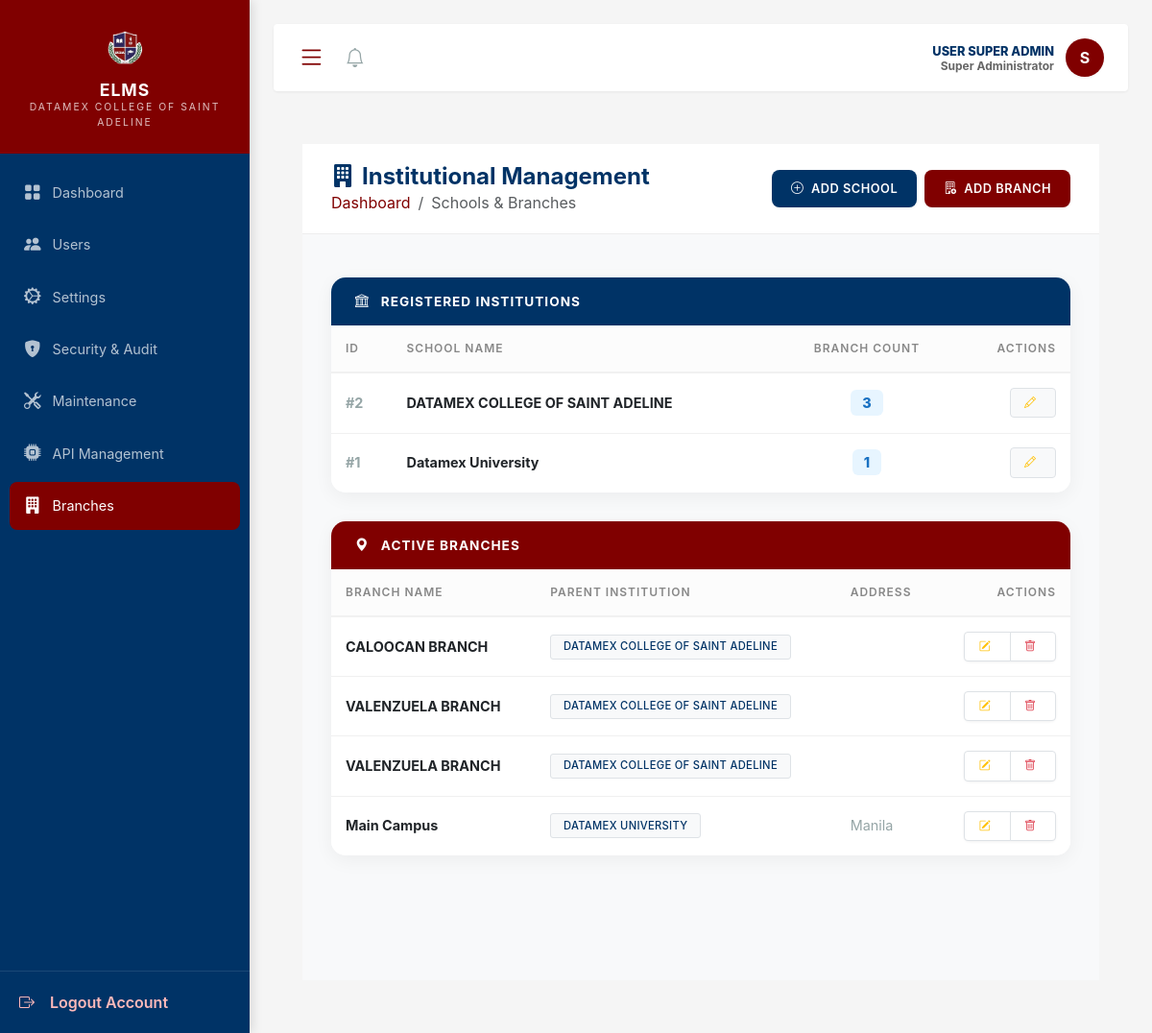
The app's page /modules/super_admin/branches.php (signed in) with its own data.
### tables this page shows
CREATE TABLE `schools` (
  `id` int(10) UNSIGNED NOT NULL,
  `name` varchar(100) NOT NULL,
  `logo` varchar(255) DEFAULT NULL
);

CREATE TABLE `branches` (
  `id` int(10) UNSIGNED NOT NULL,
  `school_id` int(10) UNSIGNED NOT NULL,
  `name` varchar(100) NOT NULL,
  `address` text DEFAULT NULL
);

### modules/super_admin/branches.php (the view, shortened to what this page needs)
<?php
require_once '../../config/init.php';
$schools_query = "
    SELECT s.id, s.name, s.logo,
           COUNT(b.id) as branch_count
    FROM schools s
    LEFT JOIN branches b ON s.id = b.school_id
    GROUP BY s.id
    ORDER BY s.name
";
$schools_result = $conn->query($schools_query);
$branches_query = "
    SELECT b.id, b.name, b.address, s.name as school_name
    FROM branches b
    INNER JOIN schools s ON b.school_id = s.id
    ORDER BY s.name, b.name
";
$branches_result = $conn->query($branches_query);
include '../../includes/header.php';
include '../../includes/sidebar.php';
?>
<div class="header-fixed-part d-flex justify-content-between align-items-center animate__animated animate__fadeInDown">
    <div>
        <h4 class="fw-bold mb-0" style="color: #003366;"><i class="bi bi-building-fill me-2"></i>Institutional Management</h4>
        <nav aria-label="breadcrumb">
            <ol class="breadcrumb mb-0 small">
                <li class="breadcrumb-item"><a href="dashboard.php" class="text-maroon text-decoration-none">Dashboard</a></li>
                <li class="breadcrumb-item active">Schools & Branches</li>
            </ol>
        </nav>
    </div>
    <div class="d-flex gap-2">
        <button class="btn btn-blue-action shadow-sm" data-bs-toggle="modal" data-bs-target="#addSchoolModal">
            <i class="bi bi-plus-circle me-1"></i> Add School
        </button>
        <button class="btn btn-maroon-action shadow-sm" data-bs-toggle="modal" data-bs-target="#addBranchModal">
            <i class="bi bi-building-add me-1"></i> Add Branch
        </button>
    </div>
</div>
<div class="body-scroll-part animate__animated animate__fadeInUp">
    <div class="mgmt-card">
        <div class="card-header-blue">
            <i class="bi bi-bank me-2"></i> Registered Institutions
        </div>
        <div class="table-responsive">
            <table class="table table-hover align-middle mb-0">
                <thead>
                    <tr>
                        <th>ID</th>
                        <th>School Name</th>
                        <th class="text-center">Branch Count</th>
                        <th class="text-end">Actions</th>
                    </tr>
                </thead>
                <tbody>
                    <?php while ($school = $schools_result->fetch_assoc()): ?>
                    <tr>
                        <td class="text-muted fw-bold">#<?php echo $school['id']; ?></td>
                        <td class="fw-bold text-dark"><?php echo htmlspecialchars($school['name']); ?></td>
                        <td class="text-center"><span class="count-badge"><?php echo $school['branch_count']; ?></span></td>
                        <td class="text-end">
                            <button class="btn btn-light btn-sm border" title="Edit School"><i class="bi bi-pencil text-warning"></i></button>
                        </td>
                    </tr>
                    <?php endwhile; ?>
                </tbody>
            </table>
        </div>
    </div>
    <div class="mgmt-card">
        <div class="card-header-maroon">
            <i class="bi bi-geo-alt-fill me-2"></i> Active Branches
        </div>
        <div class="table-responsive">
            <table class="table table-hover align-middle mb-0">
                <thead>
                    <tr>
                        <th>Branch Name</th>
                        <th>Parent Institution</th>
                        <th>Address</th>
                        <th class="text-end">Actions</th>
                    </tr>
                </thead>
                <tbody>
                    <?php while ($branch = $branches_result->fetch_assoc()): ?>
                    <tr>
                        <td class="fw-bold text-dark"><?php echo htmlspecialchars($branch['name']); ?></td>
                        <td><span class="badge bg-light text-primary border"><?php echo htmlspecialchars($branch['school_name']); ?></span></td>
                        <td class="text-muted small"><?php echo htmlspecialchars($branch['address'] ?? 'No Address Provided'); ?></td>
                        <td class="text-end">
                            <div class="btn-group shadow-sm">
                                <button class="btn btn-white btn-sm border" title="Edit"><i class="bi bi-pencil-square text-warning"></i></button>
                                <button class="btn btn-white btn-sm border" title="Delete"><i class="bi bi-trash text-danger"></i></button>
                            </div>
                        </td>
                    </tr>
                    <?php endwhile; ?>
                </tbody>
            </table>
        </div>
    </div>
</div>
<?php include '../../includes/footer.php'; ?>
</body>
</html>

### includes/header.php (style rules this page uses)
:root { --maroon: #800000; --blue: #003366; --sidebar-width: 260px; }
html, body { height: 100%; margin: 0; overflow: hidden; font-family: 'Public Sans', sans-serif; background-color: #f4f7f6; }
.text-maroon { color: var(--maroon) !important; }
body { background-color: #f5f5f5; font-family: -apple-system, BlinkMacSystemFont, "Segoe UI", Roboto, "Helvetica Neue", Arial, sans-serif; color: #1a1a1a; }
.table { margin-bottom: 0; border-collapse: separate; border-spacing: 0; }
.table thead th { background-color: var(--blue); color: white; border: none; font-weight: 600; text-transform: uppercase; font-size: 0.7rem; letter-spacing: 1px; padding: 12px 15px; vertical-align: middle; }
.table tbody td { padding: 12px 15px; vertical-align: middle; border-bottom: 1px solid #f0f0f0; color: #1a1a1a; font-size: 0.9rem; }
.table tbody tr { transition: background-color 0.15s ease; }
.table tbody tr:last-child td { border-bottom: none; }
.btn { font-weight: 500; border-radius: 4px; padding: 0.5rem 1.25rem; border: none; transition: all 0.2s ease; text-transform: uppercase; font-size: 0.8rem; letter-spacing: 0.5px; }
.btn-sm { padding: 0.35rem 0.9rem; font-size: 0.75rem; }
.badge { padding: 0.4rem 0.8rem; font-weight: 500; border-radius: 3px; font-size: 0.7rem; text-transform: uppercase; letter-spacing: 0.3px; }
.shadow-sm { box-shadow: 0 1px 3px rgba(0,0,0,0.06) !important; }
.text-primary { color: var(--blue) !important; }
.text-muted { color: #95a5a6 !important; }
i.bi { margin-right: 5px; }

### modules/super_admin/branches.php (style rules this page uses)
html, body { height: 100%; margin: 0; overflow: hidden; }
.header-fixed-part { flex: 0 0 auto; background: white; padding: 20px 30px; border-bottom: 1px solid #eee; }
.body-scroll-part { flex: 1 1 auto; overflow-y: auto; padding: 25px 30px 100px 30px; background-color: #f8f9fa; }
.mgmt-card { background: white; border-radius: 15px; border: none; box-shadow: 0 5px 20px rgba(0,0,0,0.05); margin-bottom: 30px; overflow: hidden; }
.card-header-blue { background: var(--blue); color: white; padding: 15px 25px; font-weight: 700; text-transform: uppercase; font-size: 0.85rem; letter-spacing: 1px; }
.card-header-maroon { background: var(--maroon); color: white; padding: 15px 25px; font-weight: 700; text-transform: uppercase; font-size: 0.85rem; letter-spacing: 1px; }
.table thead th { background: #fcfcfc; font-size: 0.75rem; text-transform: uppercase; letter-spacing: 1px; color: #888; padding: 15px; border-bottom: 2px solid #f1f1f1; }
.table tbody td { padding: 15px; vertical-align: middle; }
.btn-blue-action { background: var(--blue); color: white; border: none; border-radius: 8px; font-weight: 600; padding: 10px 20px; transition: 0.3s; }
.btn-maroon-action { background: var(--maroon); color: white; border: none; border-radius: 8px; font-weight: 600; padding: 10px 20px; transition: 0.3s; }
.count-badge { background: #e7f5ff; color: #1971c2; font-weight: 800; padding: 5px 12px; border-radius: 6px; }

### records on screen
schools: id "2", name "DATAMEX COLLEGE OF SAINT ADELINE", branch_count "3"
schools: id "1", name "Datamex University", branch_count "1"
branches: name "CALOOCAN BRANCH", school.name "DATAMEX COLLEGE OF SAINT ADELINE"
branches: name "VALENZUELA BRANCH", school.name "DATAMEX COLLEGE OF SAINT ADELINE"
branches: name "VALENZUELA BRANCH", school.name "DATAMEX COLLEGE OF SAINT ADELINE"
branches: name "Main Campus", school.name "DATAMEX UNIVERSITY", address "Manila"

### other values on screen
$_SESSION['role'] "SUPER ADMIN"
$_SESSION['name'] "Super Administrator"
substr($_SESSION['name'] ?? 'U', 0, 1) "S"
